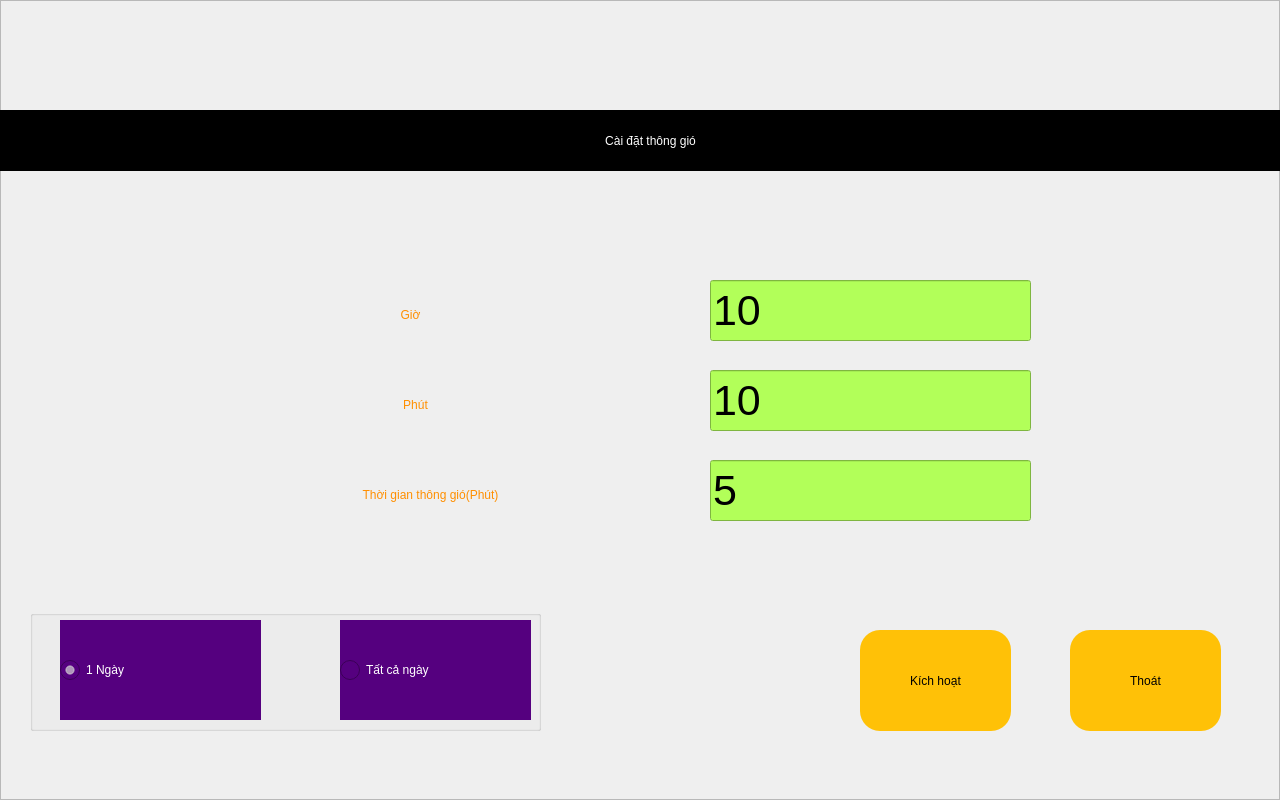
<?xml version="1.0" encoding="UTF-8"?>
<ui version="4.0">
 <class>setThongGio</class>
 <widget class="QWidget" name="setThongGio">
  <property name="geometry">
   <rect>
    <x>0</x>
    <y>0</y>
    <width>1280</width>
    <height>800</height>
   </rect>
  </property>
  <property name="windowTitle">
   <string>Form</string>
  </property>
  <property name="styleSheet">
   <string notr="true"/>
  </property>
  <widget class="QFrame" name="frame">
   <property name="geometry">
    <rect>
     <x>0</x>
     <y>0</y>
     <width>1280</width>
     <height>800</height>
    </rect>
   </property>
   <property name="styleSheet">
    <string notr="true">.QFrame{background-image: url(:/images/darkbg.jpg);}.QPushButton:pressed { background-color: #4164ff}.QPushButton{border-radius: 20px;background-color: #FFC107;font: 75 20pt bold &quot;Ubuntu&quot;;}.QLabel{color:#FF8F00;font: 75 32pt &quot;Ubuntu&quot;;}.QLineEdit{background-color:#B2FF59;font: 75 32pt &quot;Ubuntu&quot;;}
</string>
   </property>
   <property name="frameShape">
    <enum>QFrame::StyledPanel</enum>
   </property>
   <property name="frameShadow">
    <enum>QFrame::Raised</enum>
   </property>
   <widget class="QLabel" name="label">
    <property name="geometry">
     <rect>
      <x>0</x>
      <y>110</y>
      <width>1301</width>
      <height>61</height>
     </rect>
    </property>
    <property name="styleSheet">
     <string notr="true">font: 75 32pt &quot;Ubuntu&quot;;
background-color: rgb(0, 0, 0);
color: rgb(255, 255, 255);</string>
    </property>
    <property name="text">
     <string>Cài đặt thông gió</string>
    </property>
    <property name="alignment">
     <set>Qt::AlignCenter</set>
    </property>
    <property name="margin">
     <number>0</number>
    </property>
   </widget>
   <widget class="QLabel" name="label_2">
    <property name="geometry">
     <rect>
      <x>240</x>
      <y>380</y>
      <width>351</width>
      <height>50</height>
     </rect>
    </property>
    <property name="styleSheet">
     <string notr="true"/>
    </property>
    <property name="text">
     <string>Phút</string>
    </property>
    <property name="alignment">
     <set>Qt::AlignCenter</set>
    </property>
    <property name="margin">
     <number>0</number>
    </property>
   </widget>
   <widget class="QLabel" name="label_4">
    <property name="geometry">
     <rect>
      <x>160</x>
      <y>470</y>
      <width>541</width>
      <height>50</height>
     </rect>
    </property>
    <property name="styleSheet">
     <string notr="true"/>
    </property>
    <property name="text">
     <string>Thời gian thông gió(Phút)</string>
    </property>
    <property name="alignment">
     <set>Qt::AlignCenter</set>
    </property>
    <property name="margin">
     <number>0</number>
    </property>
   </widget>
   <widget class="QPushButton" name="btKichHoat">
    <property name="geometry">
     <rect>
      <x>860</x>
      <y>630</y>
      <width>151</width>
      <height>101</height>
     </rect>
    </property>
    <property name="text">
     <string>Kích hoạt</string>
    </property>
   </widget>
   <widget class="QPushButton" name="btExit">
    <property name="geometry">
     <rect>
      <x>1070</x>
      <y>630</y>
      <width>151</width>
      <height>101</height>
     </rect>
    </property>
    <property name="text">
     <string>Thoát</string>
    </property>
   </widget>
   <widget class="QLineEdit" name="tbPhut">
    <property name="geometry">
     <rect>
      <x>710</x>
      <y>370</y>
      <width>321</width>
      <height>61</height>
     </rect>
    </property>
    <property name="font">
     <font>
      <family>Ubuntu</family>
      <pointsize>32</pointsize>
      <weight>9</weight>
      <italic>false</italic>
      <bold>false</bold>
     </font>
    </property>
    <property name="text">
     <string>10</string>
    </property>
   </widget>
   <widget class="QLineEdit" name="tbTimes">
    <property name="geometry">
     <rect>
      <x>710</x>
      <y>460</y>
      <width>321</width>
      <height>61</height>
     </rect>
    </property>
    <property name="font">
     <font>
      <family>Ubuntu</family>
      <pointsize>32</pointsize>
      <weight>9</weight>
      <italic>false</italic>
      <bold>false</bold>
     </font>
    </property>
    <property name="text">
     <string>5</string>
    </property>
   </widget>
   <widget class="QLabel" name="label_6">
    <property name="geometry">
     <rect>
      <x>230</x>
      <y>290</y>
      <width>361</width>
      <height>50</height>
     </rect>
    </property>
    <property name="styleSheet">
     <string notr="true"/>
    </property>
    <property name="text">
     <string>Giờ</string>
    </property>
    <property name="alignment">
     <set>Qt::AlignCenter</set>
    </property>
    <property name="margin">
     <number>0</number>
    </property>
   </widget>
   <widget class="QLineEdit" name="tbGio">
    <property name="geometry">
     <rect>
      <x>710</x>
      <y>280</y>
      <width>321</width>
      <height>61</height>
     </rect>
    </property>
    <property name="font">
     <font>
      <family>Ubuntu</family>
      <pointsize>32</pointsize>
      <weight>9</weight>
      <italic>false</italic>
      <bold>false</bold>
     </font>
    </property>
    <property name="text">
     <string>10</string>
    </property>
   </widget>
   <widget class="QGroupBox" name="grcdControl">
    <property name="geometry">
     <rect>
      <x>30</x>
      <y>610</y>
      <width>511</width>
      <height>121</height>
     </rect>
    </property>
    <property name="styleSheet">
     <string notr="true">QLabel{color: rgb(255, 255, 255);font: 75 Bold 20pt &quot;Ubuntu&quot;;}.QRadioButton{font: 75 Bold 20pt &quot;Ubuntu&quot;;color: white;background-color: #55007f;}.QRadioButton::indicator{width: 20px;height: 20px;}
</string>
    </property>
    <property name="title">
     <string/>
    </property>
    <widget class="QRadioButton" name="rbAllDay">
     <property name="geometry">
      <rect>
       <x>310</x>
       <y>10</y>
       <width>191</width>
       <height>100</height>
      </rect>
     </property>
     <property name="text">
      <string>Tất cả ngày</string>
     </property>
    </widget>
    <widget class="QRadioButton" name="rbOneDay">
     <property name="geometry">
      <rect>
       <x>30</x>
       <y>10</y>
       <width>201</width>
       <height>100</height>
      </rect>
     </property>
     <property name="text">
      <string>1 Ngày</string>
     </property>
     <property name="checked">
      <bool>true</bool>
     </property>
    </widget>
   </widget>
  </widget>
 </widget>
 <resources>
  <include location="resources.qrc"/>
 </resources>
 <connections/>
</ui>
